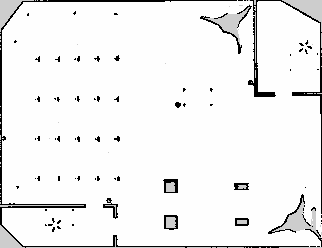
//> input picture map_overlay/maps/world.pgm, 322 x 248 px
$ ./main ../maps/world.pgm ../maps/world.pgm 0.5   (built with g++ and OpenCV 4)
//> lines starting //> are read from the running program, lines starting //| are printed output that depends on the picture
#include <opencv2/opencv.hpp>
#include <iostream>

int main(int argc, char** argv) {
    if (argc != 4) {
        std::cerr << "Usage: " << argv[0] << " <path_to_map1> <path_to_map2> <alpha>" << std::endl;
        return -1;
    }

    std::string map1_path = argv[1];
    std::string map2_path = argv[2];
    double alpha = std::stod(argv[3]);

    // Load the maps
    cv::Mat map1 = cv::imread(map1_path, cv::IMREAD_UNCHANGED);
//> map1 is the input picture: 248 rows x 322 cols, CV_8UC1; min 0, max 254, mean 240.6
    cv::Mat map2 = cv::imread(map2_path, cv::IMREAD_UNCHANGED);

    if (map1.empty() || map2.empty()) {
        std::cerr << "Error loading one of the maps." << std::endl;
        return -1;
    }

    // Resize the maps to a smaller size (e.g., half the original size)
    cv::Size newSize(map1.cols / 2.5, map1.rows / 2.5);
//> newSize = Size(128, 99)
    cv::resize(map1, map1, newSize);
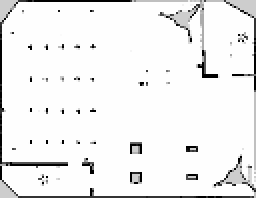
//> map1: 99 rows x 128 cols, CV_8UC1 (shown 2 times larger); min 0, max 254, mean 239.3

    // Calculate the new size for map2 while maintaining the aspect ratio
    double scale = 2; // Adjust this scale factor as needed
    cv::Size newMap2Size(map2.cols * scale, map2.rows * scale);
//> newMap2Size = Size(644, 496)
    cv::resize(map2, map2, newMap2Size);
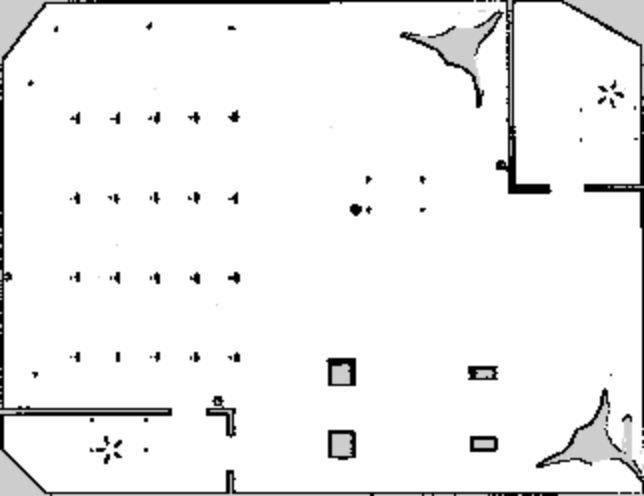
//> map2: 496 rows x 644 cols, CV_8UC1; min 0, max 254, mean 240.6

    // Create an overlay with reduced opacity
    double beta = 1.0 - alpha;
    cv::Mat overlay = map1.clone();

    // Calculate the center position for map2
    int x_offset = (map1.cols - map2.cols) / 2;
//> x_offset = -258
    int y_offset = (map1.rows - map2.rows) / 2;
//> y_offset = -198

    // Define the region of interest (ROI) in the overlay where the second map will be placed
    cv::Rect roi(x_offset + 7, y_offset - 9, map2.cols, map2.rows);
//> roi = Rect(-251, -207, 644, 496)

    // Overlay the second map onto the first map within the ROI
//> (the run ends here: the program stops with an error, at `cv::addWeighted(map1(roi), alpha, map2, beta, 0.0, overlay(roi));`)
